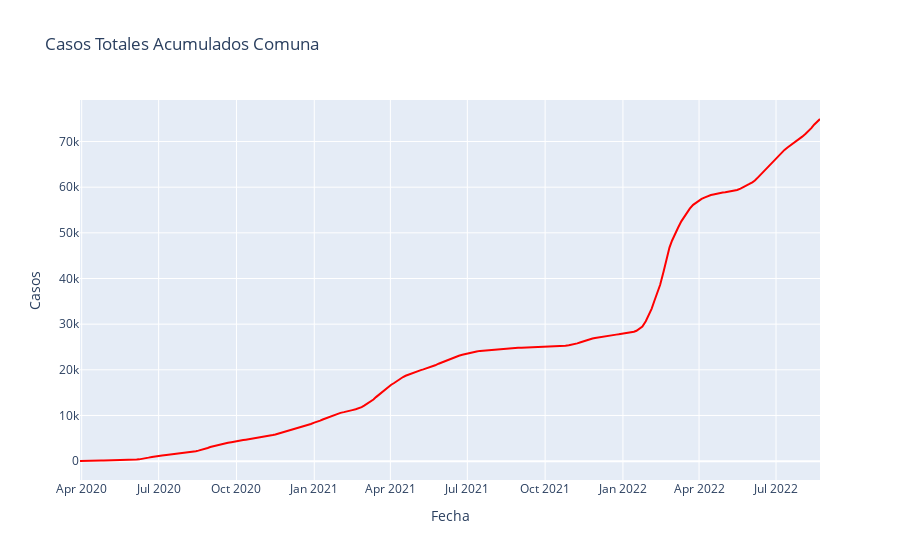

The cell this chart's notebook holds for it:
### Code cell
get_linetotalComunas(dataTotalComunas, "Concepcion")

### Figure 1 — Plotly figure (JSON) as saved in the notebook; plotly's stock layout.template omitted (floating-point values rounded to 4 significant figures; data arrays with more than 128 entries replaced by an {"elided": "..."} marker saying what was removed)
{"data": [{"hovertemplate": "Fecha=%{x}<br>Casos=%{y}<extra></extra>", "legendgroup": "", "line": {"color": "red", "dash": "solid"}, "marker": {"symbol": "circle"}, "mode": "lines", "name": "", "orientation": "v", "showlegend": false, "type": "scatter", "x": {"elided": "253 str values"}, "xaxis": "x", "y": {"elided": "253 int values"}, "yaxis": "y"}], "layout": {"autosize": true, "legend": {"tracegroupgap": 0}, "title": {"text": "Casos Totales Acumulados Comuna"}, "xaxis": {"anchor": "y", "autorange": true, "domain": [0, 1], "range": ["2020-03-30", "2022-08-22"], "title": {"text": "Fecha"}, "type": "date"}, "yaxis": {"anchor": "x", "autorange": true, "domain": [0, 1], "range": [-4133.0, 79100.0], "title": {"text": "Casos"}, "type": "linear"}}}
